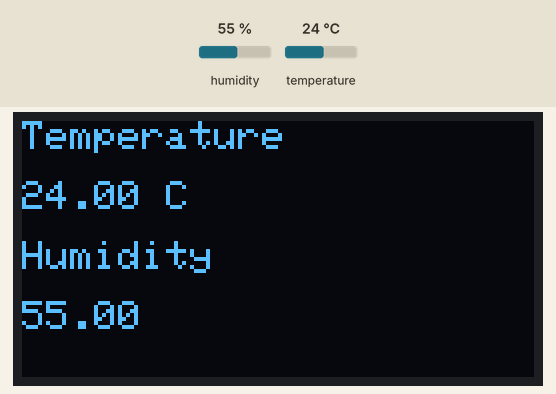
Simulated run of this sketch. Board: Arduino Uno, built with avr-gcc and run on an emulated ATmega328P. Shown: 128×64 one-colour display. Inputs (shaded band) come from the test bench; at power-on: humidity 55 %, temperature 24 °C.

Above: at 2.9 s.
3.0 s: humidity set to 22 %
At 4.5 s:
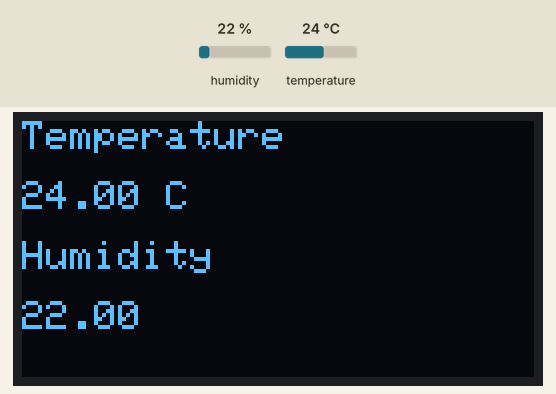
5.8 s: temperature set to 12 °C
At 6.8 s:
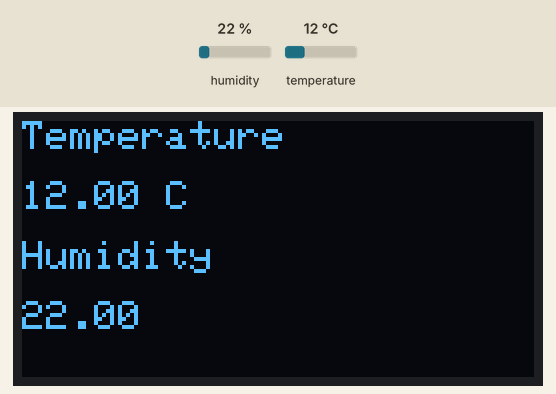
8.6 s: humidity set to 40 %
At 11.4 s:
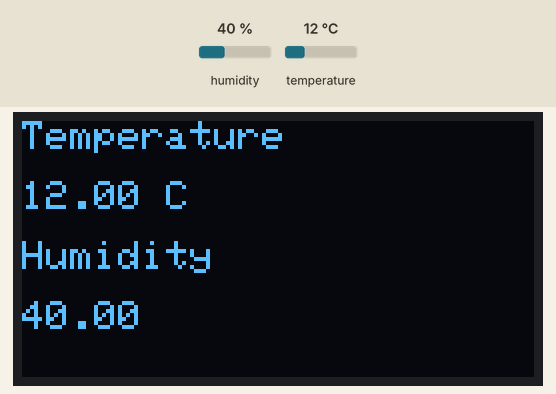
11.8 s: temperature set to 19 °C
Timing chart, 0 to 14.8 s (numbered marks = the images above; inputs shaded):
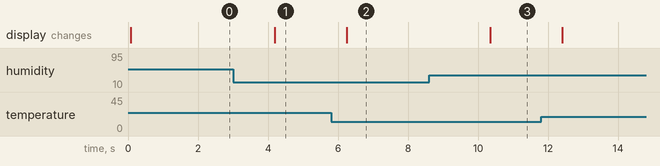

Measured:
- after the input at 3.0 s, the display: changes after 1.2 s (image 1)
- after the input at 5.8 s, the display: changes after 0.45 s (image 2)
- after the input at 8.6 s, the display: changes after 1.8 s (image 3)

The sketch:

Temp_Sensor_OLED_V2.ino
```cpp
#include <Wire.h>
#include <Adafruit_GFX.h>
#include <Adafruit_SSD1306.h>
#include <DHT.h>

#define SCREEN_WIDTH 128
#define SCREEN_HEIGHT 64

Adafruit_SSD1306 display(SCREEN_WIDTH, SCREEN_HEIGHT, &Wire, -1);

#define DHTPIN 4
#define DHTTYPE DHT11

DHT dht(DHTPIN, DHTTYPE);

void updateDisplay(float temperature, float humidity)
{
  display.clearDisplay();

  display.setTextColor(SSD1306_WHITE);
  display.setCursor(0, 0);
  display.setTextSize(1);
  display.print("Temperature");

  display.setTextSize(1.5);
  display.setCursor(0, 15);
  display.print(temperature);
  display.print(" C");

  display.setTextSize(1);
  display.setCursor(0, 30);
  display.print("Humidity");

  display.setTextSize(1.5);
  display.setCursor(0, 45);
  display.print(humidity);

  display.display();
}
void setup() {
  display.begin(SSD1306_SWITCHCAPVCC, 0x3C);

  dht.begin();

}

void loop() {
  float temperature=dht.readTemperature();
  float humidity=dht.readHumidity();

  updateDisplay(temperature, humidity);
  delay(2000);

}
```
